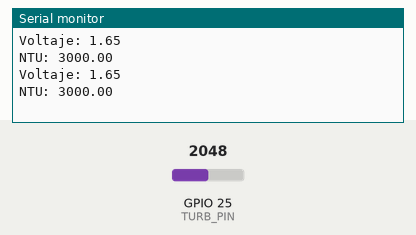
The sketch below on a simulated ESP32. Shown: the last lines printed to the serial monitor. The test bench sets the inputs (shaded band); at power-on: GPIO 25 (TURB_PIN) = 2048.

Above: at 1.2 s.
1.3 s: GPIO 25 (TURB_PIN) set to 2866
At 2.6 s:
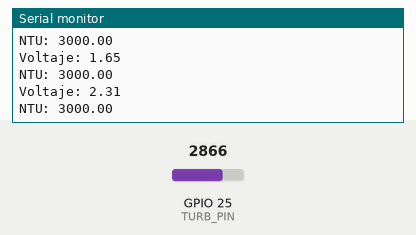
2.8 s: GPIO 25 (TURB_PIN) set to 3603
At 3.9 s:
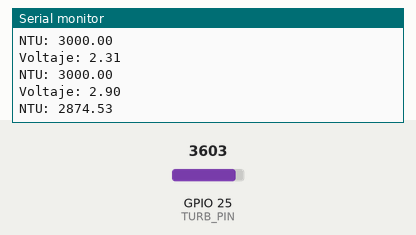
Timing chart, 0 to 5.8 s (numbered marks = the images above; inputs shaded):
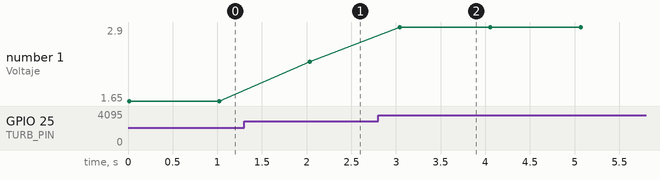

Measured:
- after the input at 1.3 s, the serial monitor: prints a new line after 0.73 s (image 1)
- after the input at 2.8 s, the serial monitor: prints a new line after 0.25 s (image 2)
- plotted number 1: 1.65 → 2.31 after the input at 1.3 s, 2.31 → 2.9 after the input at 2.8 s

The sketch:

test_turb4.ino
```cpp
#define TURB_PIN 25

float analogVal = 4095, refVolt = 3.3, averageVolt = 0, ntu;
byte numRead = 100;

void setup(){
  Serial.begin(115200);
}

void loop(){
  averageVolt = 0;

  for(int i = 0; i < numRead; i++){
    averageVolt += ((float)analogRead(TURB_PIN) / analogVal) * refVolt;
  }

  averageVolt /= numRead;

  if(averageVolt < 2.5 ){
    ntu = 3000;
  }else if(averageVolt > 4.2){
    ntu = 0;
  }else{
    ntu = -1120.4 * sq(averageVolt) + 5742.3 * averageVolt - 4352.9;
  }


  Serial.print("Voltaje: ");
  Serial.println(averageVolt);
  Serial.print("NTU: ");
  Serial.println(ntu);
  delay(1000);

}
```
